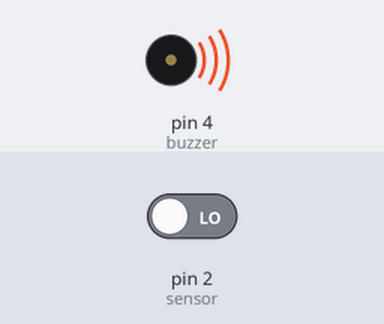
The sketch below on a simulated Arduino Uno, built with avr-gcc and run on an emulated ATmega328P. On the bench: buzzer (waves = sounding). Inputs (shaded band) come from the test bench; at power-on: pin 2 (sensor) LOW. What the sketch prints to the serial monitor is not drawn.

Above: at 1.26 s.
1.3 s: pin 2 (sensor) driven HIGH
At 1.9 s:
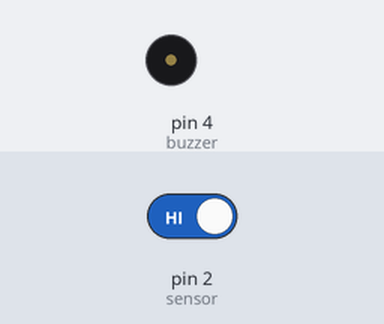
2.8 s: pin 2 (sensor) driven LOW
At 3.34 s:
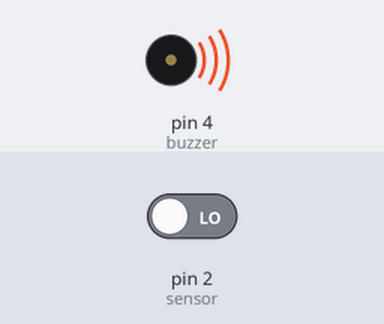
Timing chart, 0 to 11.8 s (numbered marks = the images above; inputs shaded):
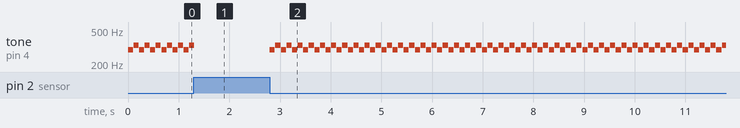

Measured:
- after the input at 1.3 s, tone on pin 4 (buzzer): goes on until 1.3 s, then stays silent
- after the input at 2.8 s, tone on pin 4 (buzzer): silent → 293 Hz at once, then repeats every 0.22 s: silent 0.01 s, 331 Hz 0.10 s, silent 0.01 s, 293 Hz 0.10 s
- by itself, tone on pin 4 (buzzer): repeats every 0.22 s: silent 0.01 s, 331 Hz 0.10 s, silent 0.01 s, 293 Hz 0.10 s

The sketch:

vibrationsensor.ino
```cpp
int sensor= 2;
int led= 3;
int buzzer= 4;
int re = 293;
int mi = 331;
int fa = 350;

void setup() {
  Serial.begin(9600);
pinMode(buzzer,OUTPUT);
}

void loop() {
  if(digitalRead(sensor) == HIGH )
  {
    digitalWrite(led,LOW);
  } else{
    Serial.print("BLOW!!   BLOW!!   BLOW!!");
    Serial.println(" ");
    digitalWrite(led,HIGH);
    tone(buzzer, re);
    delay(100);
    noTone(buzzer);
    delay(10);

    tone(buzzer, mi);
    delay(100);
    noTone(buzzer);
    delay(10);
  }

}
```
